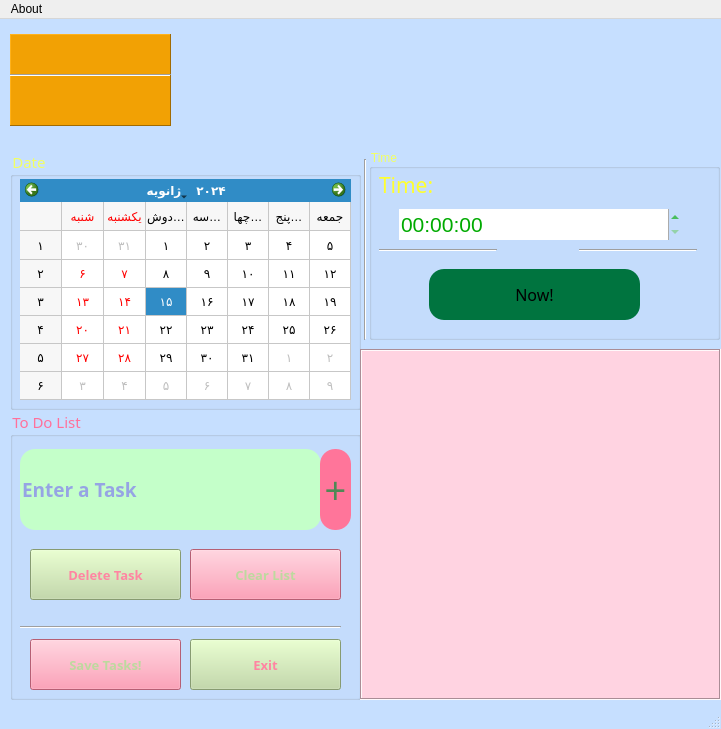
<?xml version="1.0" encoding="UTF-8"?>
<ui version="4.0">
 <class>SecondWindow</class>
 <widget class="QMainWindow" name="SecondWindow">
  <property name="geometry">
   <rect>
    <x>0</x>
    <y>0</y>
    <width>721</width>
    <height>729</height>
   </rect>
  </property>
  <property name="windowTitle">
   <string>MainWindow</string>
  </property>
  <property name="autoFillBackground">
   <bool>false</bool>
  </property>
  <property name="styleSheet">
   <string notr="true">QMainWindow{
	background-color: rgb(198, 223, 255);
}</string>
  </property>
  <widget class="QWidget" name="centralwidget">
   <widget class="QLabel" name="label">
    <property name="geometry">
     <rect>
      <x>0</x>
      <y>0</y>
      <width>721</width>
      <height>681</height>
     </rect>
    </property>
    <property name="tabletTracking">
     <bool>false</bool>
    </property>
    <property name="autoFillBackground">
     <bool>false</bool>
    </property>
    <property name="frameShadow">
     <enum>QFrame::Plain</enum>
    </property>
    <property name="text">
     <string/>
    </property>
    <property name="pixmap">
     <pixmap>C:/Users/user/Desktop/todo-list-seamless-pattern-universal-background-vector-7561340.jpg</pixmap>
    </property>
   </widget>
   <widget class="QLabel" name="hello_label">
    <property name="geometry">
     <rect>
      <x>10</x>
      <y>15</y>
      <width>161</width>
      <height>41</height>
     </rect>
    </property>
    <property name="font">
     <font>
      <family>Noto Serif</family>
      <pointsize>12</pointsize>
      <weight>75</weight>
      <bold>true</bold>
     </font>
    </property>
    <property name="cursor">
     <cursorShape>IBeamCursor</cursorShape>
    </property>
    <property name="styleSheet">
     <string notr="true">QLabel{
	background-color: rgb(242, 161, 4);
	color: rgb(255, 255, 255);
}</string>
    </property>
    <property name="frameShape">
     <enum>QFrame::Panel</enum>
    </property>
    <property name="frameShadow">
     <enum>QFrame::Raised</enum>
    </property>
    <property name="text">
     <string/>
    </property>
    <property name="alignment">
     <set>Qt::AlignCenter</set>
    </property>
   </widget>
   <widget class="QLabel" name="name_label">
    <property name="geometry">
     <rect>
      <x>10</x>
      <y>56</y>
      <width>161</width>
      <height>51</height>
     </rect>
    </property>
    <property name="font">
     <font>
      <family>Noto Serif</family>
      <pointsize>12</pointsize>
      <weight>75</weight>
      <bold>true</bold>
     </font>
    </property>
    <property name="cursor">
     <cursorShape>IBeamCursor</cursorShape>
    </property>
    <property name="styleSheet">
     <string notr="true">QLabel{
	background-color: rgb(242, 161, 4);
	color: rgb(255, 255, 255);
}</string>
    </property>
    <property name="frameShape">
     <enum>QFrame::Panel</enum>
    </property>
    <property name="frameShadow">
     <enum>QFrame::Raised</enum>
    </property>
    <property name="text">
     <string/>
    </property>
    <property name="alignment">
     <set>Qt::AlignCenter</set>
    </property>
   </widget>
   <widget class="Line" name="line">
    <property name="geometry">
     <rect>
      <x>10</x>
      <y>46</y>
      <width>161</width>
      <height>20</height>
     </rect>
    </property>
    <property name="orientation">
     <enum>Qt::Horizontal</enum>
    </property>
   </widget>
   <widget class="QLabel" name="show_label">
    <property name="geometry">
     <rect>
      <x>180</x>
      <y>10</y>
      <width>531</width>
      <height>121</height>
     </rect>
    </property>
    <property name="cursor">
     <cursorShape>IBeamCursor</cursorShape>
    </property>
    <property name="styleSheet">
     <string notr="true">QLabel{
	background-color: rgb(198, 223, 255);
	border-radius:15px;
}</string>
    </property>
    <property name="frameShadow">
     <enum>QFrame::Sunken</enum>
    </property>
    <property name="text">
     <string/>
    </property>
   </widget>
   <widget class="QLabel" name="day_label">
    <property name="geometry">
     <rect>
      <x>190</x>
      <y>40</y>
      <width>61</width>
      <height>31</height>
     </rect>
    </property>
    <property name="font">
     <font>
      <family>Segoe MDL2 Assets</family>
      <pointsize>22</pointsize>
     </font>
    </property>
    <property name="styleSheet">
     <string notr="true">QLabel{
	color: rgb(240, 196, 63);
}</string>
    </property>
    <property name="text">
     <string/>
    </property>
   </widget>
   <widget class="QLabel" name="month_label">
    <property name="geometry">
     <rect>
      <x>280</x>
      <y>20</y>
      <width>141</width>
      <height>41</height>
     </rect>
    </property>
    <property name="font">
     <font>
      <family>Rockwell</family>
      <pointsize>20</pointsize>
      <weight>50</weight>
      <bold>false</bold>
     </font>
    </property>
    <property name="styleSheet">
     <string notr="true">QLabel{
	color: rgb(240, 196, 63);
}</string>
    </property>
    <property name="text">
     <string/>
    </property>
   </widget>
   <widget class="QLabel" name="year_label">
    <property name="geometry">
     <rect>
      <x>290</x>
      <y>80</y>
      <width>81</width>
      <height>41</height>
     </rect>
    </property>
    <property name="font">
     <font>
      <family>OCR A Extended</family>
      <pointsize>22</pointsize>
     </font>
    </property>
    <property name="styleSheet">
     <string notr="true">QLabel{
	color: rgb(240, 196, 63);
}</string>
    </property>
    <property name="text">
     <string/>
    </property>
   </widget>
   <widget class="QLabel" name="day_2_label">
    <property name="geometry">
     <rect>
      <x>500</x>
      <y>50</y>
      <width>201</width>
      <height>41</height>
     </rect>
    </property>
    <property name="font">
     <font>
      <family>Perpetua Titling MT</family>
      <pointsize>14</pointsize>
     </font>
    </property>
    <property name="styleSheet">
     <string notr="true">QLabel{
	color: rgb(240, 196, 63);
}</string>
    </property>
    <property name="text">
     <string/>
    </property>
   </widget>
   <widget class="QGroupBox" name="groupBox">
    <property name="geometry">
     <rect>
      <x>10</x>
      <y>130</y>
      <width>351</width>
      <height>261</height>
     </rect>
    </property>
    <property name="font">
     <font>
      <family>Swis721 Blk BT</family>
      <pointsize>11</pointsize>
      <weight>50</weight>
      <italic>false</italic>
      <bold>false</bold>
     </font>
    </property>
    <property name="styleSheet">
     <string notr="true">QGroupBox{
	color: rgb(242, 255, 99);
	font: 11pt &quot;Swis721 Blk BT&quot;;
}</string>
    </property>
    <property name="title">
     <string>Date</string>
    </property>
    <widget class="QCalendarWidget" name="input_calendarWidget">
     <property name="geometry">
      <rect>
       <x>10</x>
       <y>30</y>
       <width>331</width>
       <height>221</height>
      </rect>
     </property>
     <property name="cursor">
      <cursorShape>PointingHandCursor</cursorShape>
     </property>
     <property name="styleSheet">
      <string notr="true"/>
     </property>
     <property name="locale">
      <locale language="Persian" country="Iran"/>
     </property>
     <property name="gridVisible">
      <bool>true</bool>
     </property>
    </widget>
   </widget>
   <widget class="QGroupBox" name="groupBox_2">
    <property name="geometry">
     <rect>
      <x>10</x>
      <y>390</y>
      <width>351</width>
      <height>291</height>
     </rect>
    </property>
    <property name="font">
     <font>
      <family>Swis721 Blk BT</family>
      <pointsize>11</pointsize>
      <weight>50</weight>
      <italic>false</italic>
      <bold>false</bold>
     </font>
    </property>
    <property name="styleSheet">
     <string notr="true">QGroupBox{
	font: 11pt &quot;Swis721 Blk BT&quot;;
	color: rgb(255, 112, 155);
}</string>
    </property>
    <property name="title">
     <string>To Do List</string>
    </property>
    <widget class="QLineEdit" name="input_lineEdit">
     <property name="geometry">
      <rect>
       <x>10</x>
       <y>40</y>
       <width>301</width>
       <height>81</height>
      </rect>
     </property>
     <property name="font">
      <font>
       <family>Rockwell Extra Bold</family>
       <pointsize>14</pointsize>
       <weight>75</weight>
       <bold>true</bold>
      </font>
     </property>
     <property name="styleSheet">
      <string notr="true">QLineEdit{
	border-radius:15px;
	background-color: rgb(196, 255, 201);
	color: rgb(104, 74, 255);
}</string>
     </property>
     <property name="frame">
      <bool>false</bool>
     </property>
     <property name="placeholderText">
      <string>Enter a Task</string>
     </property>
    </widget>
    <widget class="QPushButton" name="add_pushButton">
     <property name="geometry">
      <rect>
       <x>310</x>
       <y>40</y>
       <width>31</width>
       <height>81</height>
      </rect>
     </property>
     <property name="font">
      <font>
       <pointsize>28</pointsize>
      </font>
     </property>
     <property name="cursor">
      <cursorShape>PointingHandCursor</cursorShape>
     </property>
     <property name="styleSheet">
      <string notr="true">QPushButton{
	color: rgb(79, 136, 85);
	background-color: rgb(255, 117, 154);
	border-radius:15px;
}</string>
     </property>
     <property name="text">
      <string>+</string>
     </property>
    </widget>
    <widget class="QPushButton" name="delete_pushButton">
     <property name="geometry">
      <rect>
       <x>20</x>
       <y>140</y>
       <width>151</width>
       <height>51</height>
      </rect>
     </property>
     <property name="font">
      <font>
       <family>Open Sans</family>
       <pointsize>10</pointsize>
       <weight>75</weight>
       <bold>true</bold>
      </font>
     </property>
     <property name="cursor">
      <cursorShape>PointingHandCursor</cursorShape>
     </property>
     <property name="styleSheet">
      <string notr="true">QPushButton{
	background-color: rgb(189, 217, 158);
	color: rgb(255, 133, 162);
}</string>
     </property>
     <property name="text">
      <string>Delete Task</string>
     </property>
    </widget>
    <widget class="QPushButton" name="clear_pushButton">
     <property name="geometry">
      <rect>
       <x>180</x>
       <y>140</y>
       <width>151</width>
       <height>51</height>
      </rect>
     </property>
     <property name="font">
      <font>
       <family>Open Sans</family>
       <pointsize>10</pointsize>
       <weight>75</weight>
       <bold>true</bold>
      </font>
     </property>
     <property name="cursor">
      <cursorShape>PointingHandCursor</cursorShape>
     </property>
     <property name="styleSheet">
      <string notr="true">QPushButton{
	background-color:rgb(255, 133, 162);
	color: rgb(189, 217, 158); 
}</string>
     </property>
     <property name="text">
      <string>Clear List</string>
     </property>
    </widget>
    <widget class="QPushButton" name="save_pushButton">
     <property name="geometry">
      <rect>
       <x>20</x>
       <y>230</y>
       <width>151</width>
       <height>51</height>
      </rect>
     </property>
     <property name="font">
      <font>
       <family>Open Sans</family>
       <pointsize>10</pointsize>
       <weight>75</weight>
       <bold>true</bold>
      </font>
     </property>
     <property name="cursor">
      <cursorShape>PointingHandCursor</cursorShape>
     </property>
     <property name="styleSheet">
      <string notr="true">QPushButton{
	background-color:rgb(255, 133, 162);
	color: rgb(189, 217, 158); 
}</string>
     </property>
     <property name="text">
      <string>Save Tasks!</string>
     </property>
    </widget>
    <widget class="Line" name="line_4">
     <property name="geometry">
      <rect>
       <x>10</x>
       <y>210</y>
       <width>321</width>
       <height>16</height>
      </rect>
     </property>
     <property name="orientation">
      <enum>Qt::Horizontal</enum>
     </property>
    </widget>
    <widget class="QPushButton" name="exit_pushButton">
     <property name="geometry">
      <rect>
       <x>180</x>
       <y>230</y>
       <width>151</width>
       <height>51</height>
      </rect>
     </property>
     <property name="font">
      <font>
       <family>Open Sans</family>
       <pointsize>10</pointsize>
       <weight>75</weight>
       <bold>true</bold>
      </font>
     </property>
     <property name="cursor">
      <cursorShape>PointingHandCursor</cursorShape>
     </property>
     <property name="styleSheet">
      <string notr="true">QPushButton{
	background-color: rgb(189, 217, 158);
	color: rgb(255, 133, 162);
}</string>
     </property>
     <property name="text">
      <string>Exit</string>
     </property>
    </widget>
   </widget>
   <widget class="QGroupBox" name="groupBox_3">
    <property name="geometry">
     <rect>
      <x>369</x>
      <y>130</y>
      <width>351</width>
      <height>191</height>
     </rect>
    </property>
    <property name="styleSheet">
     <string notr="true">QGroupBox{
	color: rgb(242, 255, 99);
	font: 11pt &quot;Swis721 Blk BT&quot;;
}</string>
    </property>
    <property name="title">
     <string>Time</string>
    </property>
    <widget class="QLabel" name="t_label">
     <property name="geometry">
      <rect>
       <x>10</x>
       <y>20</y>
       <width>81</width>
       <height>31</height>
      </rect>
     </property>
     <property name="font">
      <font>
       <family>Sitka Heading</family>
       <pointsize>16</pointsize>
      </font>
     </property>
     <property name="styleSheet">
      <string notr="true">QLabel{
	color: rgb(255, 255, 46);
}</string>
     </property>
     <property name="locale">
      <locale language="Embu" country="Kenya"/>
     </property>
     <property name="text">
      <string>Time:</string>
     </property>
    </widget>
    <widget class="QTimeEdit" name="input_timeEdit">
     <property name="geometry">
      <rect>
       <x>30</x>
       <y>60</y>
       <width>281</width>
       <height>31</height>
      </rect>
     </property>
     <property name="font">
      <font>
       <pointsize>16</pointsize>
      </font>
     </property>
     <property name="styleSheet">
      <string notr="true">QTimeEdit{
	color: rgb(0, 170, 0);
}</string>
     </property>
     <property name="wrapping">
      <bool>false</bool>
     </property>
     <property name="frame">
      <bool>false</bool>
     </property>
     <property name="calendarPopup">
      <bool>false</bool>
     </property>
    </widget>
    <widget class="Line" name="line_5">
     <property name="geometry">
      <rect>
       <x>210</x>
       <y>100</y>
       <width>118</width>
       <height>3</height>
      </rect>
     </property>
     <property name="orientation">
      <enum>Qt::Horizontal</enum>
     </property>
    </widget>
    <widget class="Line" name="line_3">
     <property name="geometry">
      <rect>
       <x>10</x>
       <y>100</y>
       <width>118</width>
       <height>3</height>
      </rect>
     </property>
     <property name="orientation">
      <enum>Qt::Horizontal</enum>
     </property>
    </widget>
    <widget class="QPushButton" name="now_pushButton">
     <property name="geometry">
      <rect>
       <x>60</x>
       <y>120</y>
       <width>211</width>
       <height>51</height>
      </rect>
     </property>
     <property name="font">
      <font>
       <family>Sitka Heading</family>
       <pointsize>12</pointsize>
      </font>
     </property>
     <property name="cursor">
      <cursorShape>PointingHandCursor</cursorShape>
     </property>
     <property name="styleSheet">
      <string notr="true">QPushButton{
	background-color: rgb(0, 116, 63);
	border-radius:15px;
}</string>
     </property>
     <property name="text">
      <string>Now!</string>
     </property>
    </widget>
   </widget>
   <widget class="Line" name="line_2">
    <property name="geometry">
     <rect>
      <x>355</x>
      <y>140</y>
      <width>21</width>
      <height>181</height>
     </rect>
    </property>
    <property name="orientation">
     <enum>Qt::Vertical</enum>
    </property>
   </widget>
   <widget class="QListWidget" name="out_listWidget">
    <property name="geometry">
     <rect>
      <x>360</x>
      <y>330</y>
      <width>361</width>
      <height>351</height>
     </rect>
    </property>
    <property name="font">
     <font>
      <pointsize>14</pointsize>
     </font>
    </property>
    <property name="cursor" stdset="0">
     <cursorShape>IBeamCursor</cursorShape>
    </property>
    <property name="styleSheet">
     <string notr="true">QListWidget{
	color: rgb(104, 74, 255);
	background-color: rgb(255, 211, 225);
}</string>
    </property>
    <property name="frameShape">
     <enum>QFrame::Box</enum>
    </property>
    <property name="flow">
     <enum>QListView::TopToBottom</enum>
    </property>
   </widget>
  </widget>
  <widget class="QMenuBar" name="menubar">
   <property name="geometry">
    <rect>
     <x>0</x>
     <y>0</y>
     <width>721</width>
     <height>21</height>
    </rect>
   </property>
   <widget class="QMenu" name="menuAbout">
    <property name="title">
     <string>About</string>
    </property>
    <addaction name="actionTo_Do_List_Persian_Calendar"/>
   </widget>
   <addaction name="menuAbout"/>
  </widget>
  <widget class="QStatusBar" name="statusbar"/>
  <action name="actionTo_Do_List_Persian_Calendar">
   <property name="text">
    <string>To Do List &amp; Persian Calendar</string>
   </property>
  </action>
 </widget>
 <resources/>
 <connections/>
</ui>
